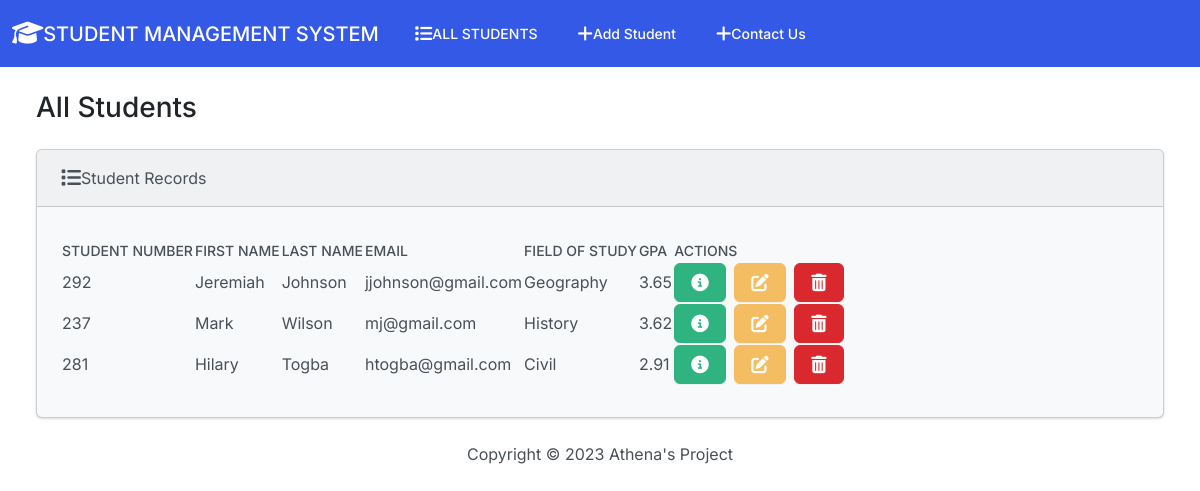
The page / on the database its author committed.
### students/models.py (models this page shows, shortened)
class Student(models.Model):
    student_number = models.PositiveIntegerField()
    first_name = models.CharField(max_length=50)
    last_name = models.CharField(max_length=50)
    email = models.EmailField(max_length=100)
    field_of_study = models.CharField(max_length=50)
    gpa = models.FloatField()

### students/views.py (the view)
# urls.py: path('', views.index, name='index'),
def index(request):
    return render(request, 'students/index.html', {
        'students': Student.objects.all()
    })

### students/templates/students/index.html (shortened to what this page needs)
{% extends 'students/base.html' %}
{% load static %}
{% block content %}
<div class="container-fluid">
    <h3  class="m-4"> All Students</h3>
    <div class="row">
        <div class="col-12">
            {% if students %}
                <div class="card bg-light me-4 ms-4 mb-4">
                    <div class="card-header">
                        <i class="fa-solid fa-list fa-lg"></i>Student Records
                    </div>
                    <div class="card-body">
                        <p class="card-text">
                            <div class="table-responsive">
                                <table class="table-hover">
                                    <thead>
                                        <tr>
                                            <th scope="col">Student Number</th>
                                            <th scope="col">First Name</th>
                                            <th scope="col">Last Name</th>
                                            <th scope="col">Email</th>
                                            <th scope="col">Field of Study</th>
                                            <th scope="col">Gpa</th>
                                            <th scope="col">Actions</th>
                                        </tr>
                                    </thead>
                                    <tbody>
                                        {% for student in students %}
                                            <tr>
                                                <td>{{ student.student_number}}</td>
                                                <td>{{ student.first_name }}</td>
                                                <td>{{ student.last_name }}</td>
                                                <td>{{ student.email }}</td>
                                                <td>{{ student.field_of_study }}</td>
                                                <td>{{ student.gpa }}</td>
                                                <td>
                                                    <button type="button" class="btn btn-success me-1" href="{% url 'view_student' student.id %}"
                                                            data-bs-toggle="modal" data-bs-target="#myModal{{student.id}}">
                                                    </button>
                                                    <a class="btn btn-warning me-1" href="{% url 'edit' student.id %}">
                                                        </a>
                                                    <button type="button" class="btn btn-danger" data-bs-toggle="modal" data-bs-target="#delete{{student.id}}">
                                                    </button>
                                                </td>
                                            </tr>
                                        {% endfor %}
                                    </tbody>
                                </table>
                            </div>
                        </p>
                    </div>
                </div>
            {% else %}
                <h5 class="alert alert-primary ms-4 me-4">There are no student records</h5>
            {% endif %}
        </div>
    </div>
</div>
{% endblock content %}

### students/templates/students/base.html (shortened to what this page needs)
{% load static %}
<!DOCTYPE html>
<html lang="en">
<head>
    <link rel="stylesheet" href="https://cdnjs.cloudflare.com/ajax/libs/font-awesome/6.2.0/css/all.min.css"/>
    <link href="{% static 'css/bootstrap.min.css' %}" rel="stylesheet">
</head>
<body>
    {% include 'students/navigation.html' %}
    {% block content %}
    {% endblock content %}
    {% include 'students/footer.html' %}
</body>
</html>

### students/templates/students/navigation.html (shortened to what this page needs)
<div class="">
    <nav class="navbar navbar-expand-lg navbar-dark bg-primary">
    <div class="container-fluid">
        <a class="navbar-brand" href="{% url 'index' %}">
            <i class="fa-solid fa-graduation-cap fa-lg"></i>STUDENT MANAGEMENT SYSTEM
        </a>
        <div class="collapse navbar-collapse" id="navbarColor01">
            <ul class="navbar-nav me-auto">
                <li class="nav-item active">
                    <a class="nav-link" href="{% url 'index' %}">
                        ALL STUDENTS
                    </a>
                </li>
                <li class="nav-item">
                    <a class="nav-link" href="{% url 'add' %}">
                        Add Student</a>
                </li>
                <li class="nav-item">
                    <a class="nav-link" href="{% url 'contactform' %}">
                        Contact Us</a>
                </li>
            </ul>
        </div>
    </div>
    </nav>
</div>

### students/templates/students/footer.html
<footer class="mt-auto mb-4">
    <div class="text-center">
        <span>
            Copyright &copy; <script>document.write(new Date().getFullYear())</script> Athena's Project
        </span>
    </div>
</footer>

### rows shown on the page
Student: student_number "292", first_name "Jeremiah", last_name "Johnson", email "jjohnson@gmail.com", field_of_study "Geography", gpa "3.65"
Student: student_number "237", first_name "Mark", last_name "Wilson", email "mj@gmail.com", field_of_study "History", gpa "3.62"
Student: student_number "281", first_name "Hilary", last_name "Togba", email "htogba@gmail.com", field_of_study "Civil", gpa "2.91"
